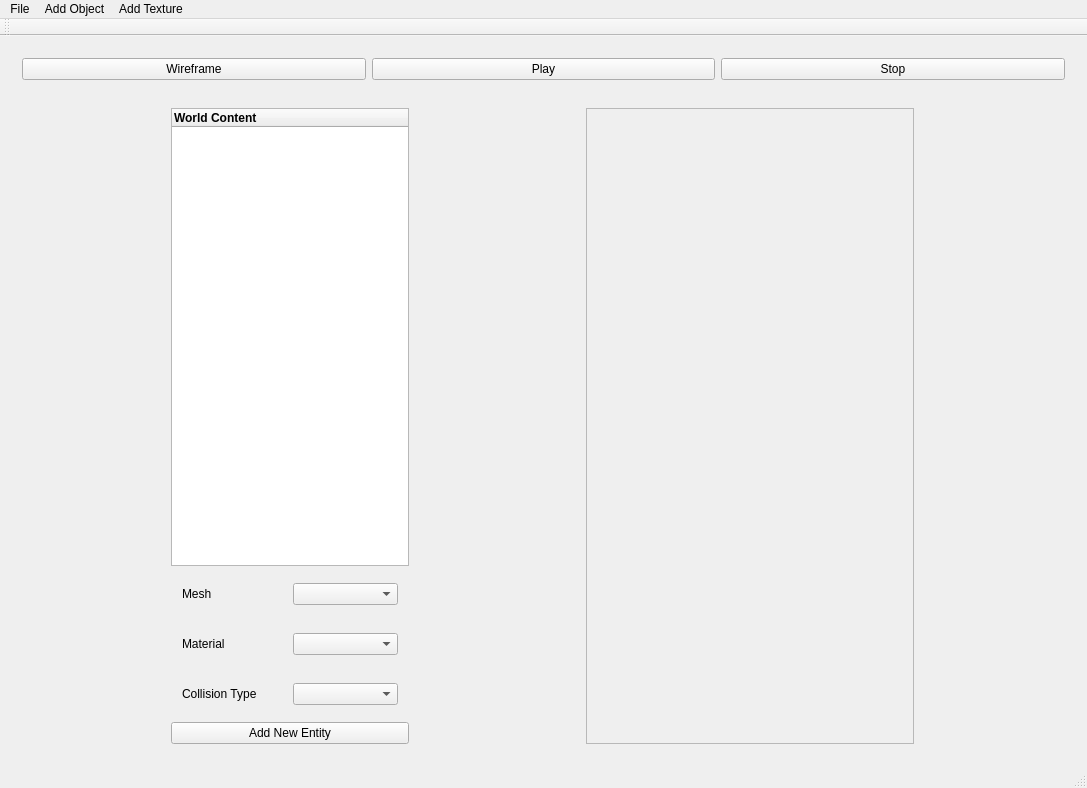
<?xml version="1.0" encoding="UTF-8"?>
<ui version="4.0">
 <class>MainWindow</class>
 <widget class="QMainWindow" name="MainWindow">
  <property name="geometry">
   <rect>
    <x>0</x>
    <y>0</y>
    <width>1087</width>
    <height>788</height>
   </rect>
  </property>
  <property name="sizePolicy">
   <sizepolicy hsizetype="Expanding" vsizetype="Expanding">
    <horstretch>0</horstretch>
    <verstretch>0</verstretch>
   </sizepolicy>
  </property>
  <property name="windowTitle">
   <string>KristinGEA</string>
  </property>
  <widget class="QWidget" name="centralWidget">
   <property name="sizePolicy">
    <sizepolicy hsizetype="Expanding" vsizetype="Expanding">
     <horstretch>0</horstretch>
     <verstretch>0</verstretch>
    </sizepolicy>
   </property>
   <layout class="QVBoxLayout" name="verticalLayout_2">
    <item>
     <widget class="QWidget" name="horizontalWidget" native="true">
      <property name="minimumSize">
       <size>
        <width>0</width>
        <height>10</height>
       </size>
      </property>
      <layout class="QHBoxLayout" name="horizontalLayout">
       <item>
        <widget class="QPushButton" name="pushButton">
         <property name="text">
          <string>Wireframe</string>
         </property>
        </widget>
       </item>
       <item>
        <widget class="QPushButton" name="PlayButton">
         <property name="text">
          <string>Play</string>
         </property>
        </widget>
       </item>
       <item>
        <widget class="QPushButton" name="StopButton">
         <property name="text">
          <string>Stop</string>
         </property>
        </widget>
       </item>
      </layout>
     </widget>
    </item>
    <item>
     <layout class="QHBoxLayout" name="mainWidget">
      <item>
       <widget class="QWidget" name="LeftContentWidget" native="true">
        <property name="maximumSize">
         <size>
          <width>260</width>
          <height>16777215</height>
         </size>
        </property>
        <layout class="QVBoxLayout" name="verticalLayout">
         <item>
          <widget class="QTreeWidget" name="treeWidgetWorldContent">
           <property name="maximumSize">
            <size>
             <width>16777215</width>
             <height>1677215</height>
            </size>
           </property>
           <column>
            <property name="text">
             <string>World Content</string>
            </property>
            <property name="font">
             <font>
              <weight>75</weight>
              <bold>true</bold>
             </font>
            </property>
           </column>
          </widget>
         </item>
         <item>
          <layout class="QVBoxLayout" name="verticalLayout_5">
           <item>
            <widget class="QWidget" name="horizontalWidget" native="true">
             <property name="minimumSize">
              <size>
               <width>0</width>
               <height>30</height>
              </size>
             </property>
             <layout class="QHBoxLayout" name="horizontalLayout_4">
              <item>
               <widget class="QLabel" name="label_2">
                <property name="text">
                 <string>Mesh</string>
                </property>
               </widget>
              </item>
              <item>
               <widget class="QComboBox" name="PreMadeEntitiesComboBox"/>
              </item>
             </layout>
            </widget>
           </item>
           <item>
            <widget class="QWidget" name="horizontalWidget" native="true">
             <property name="minimumSize">
              <size>
               <width>0</width>
               <height>30</height>
              </size>
             </property>
             <layout class="QHBoxLayout" name="horizontalLayout_5">
              <item>
               <widget class="QLabel" name="label_3">
                <property name="text">
                 <string>Material</string>
                </property>
               </widget>
              </item>
              <item>
               <widget class="QComboBox" name="MaterialTypeComboBox"/>
              </item>
             </layout>
            </widget>
           </item>
           <item>
            <widget class="QWidget" name="horizontalWidget" native="true">
             <property name="minimumSize">
              <size>
               <width>0</width>
               <height>30</height>
              </size>
             </property>
             <layout class="QHBoxLayout" name="horizontalLayout_3">
              <item>
               <widget class="QLabel" name="label">
                <property name="text">
                 <string>Collision Type</string>
                </property>
               </widget>
              </item>
              <item>
               <widget class="QComboBox" name="CollisionTypeComboBox"/>
              </item>
             </layout>
            </widget>
           </item>
           <item>
            <widget class="QPushButton" name="addEntityButton">
             <property name="text">
              <string>Add New Entity</string>
             </property>
            </widget>
           </item>
          </layout>
         </item>
        </layout>
       </widget>
      </item>
      <item>
       <layout class="QVBoxLayout" name="OpenGLLayout"/>
      </item>
      <item>
       <widget class="QWidget" name="RightContentWidget" native="true">
        <property name="minimumSize">
         <size>
          <width>200</width>
          <height>200</height>
         </size>
        </property>
        <property name="maximumSize">
         <size>
          <width>350</width>
          <height>16777215</height>
         </size>
        </property>
        <layout class="QVBoxLayout" name="verticalLayout_3">
         <item>
          <widget class="QScrollArea" name="scrollArea">
           <property name="maximumSize">
            <size>
             <width>350</width>
             <height>16777215</height>
            </size>
           </property>
           <property name="widgetResizable">
            <bool>true</bool>
           </property>
           <widget class="QWidget" name="scrollAreaWidgetContents">
            <property name="geometry">
             <rect>
              <x>0</x>
              <y>0</y>
              <width>300</width>
              <height>644</height>
             </rect>
            </property>
            <property name="maximumSize">
             <size>
              <width>300</width>
              <height>16777215</height>
             </size>
            </property>
            <layout class="QVBoxLayout" name="verticalLayout_4"/>
           </widget>
          </widget>
         </item>
        </layout>
       </widget>
      </item>
     </layout>
    </item>
   </layout>
  </widget>
  <widget class="QMenuBar" name="menuBar">
   <property name="geometry">
    <rect>
     <x>0</x>
     <y>0</y>
     <width>1087</width>
     <height>20</height>
    </rect>
   </property>
   <property name="sizePolicy">
    <sizepolicy hsizetype="Expanding" vsizetype="Minimum">
     <horstretch>0</horstretch>
     <verstretch>0</verstretch>
    </sizepolicy>
   </property>
   <widget class="QMenu" name="menuFile">
    <property name="title">
     <string>File</string>
    </property>
    <addaction name="actionAdd_file"/>
    <addaction name="actionSave_File"/>
   </widget>
   <widget class="QMenu" name="menuAdd_Object">
    <property name="title">
     <string>Add Object</string>
    </property>
    <addaction name="actionAdd_Object_From_File"/>
   </widget>
   <widget class="QMenu" name="menuAdd_Texture">
    <property name="title">
     <string>Add Texture</string>
    </property>
    <addaction name="actionAdd_From_File"/>
   </widget>
   <addaction name="menuFile"/>
   <addaction name="menuAdd_Object"/>
   <addaction name="menuAdd_Texture"/>
  </widget>
  <widget class="QToolBar" name="mainToolBar">
   <property name="sizePolicy">
    <sizepolicy hsizetype="Expanding" vsizetype="Expanding">
     <horstretch>0</horstretch>
     <verstretch>0</verstretch>
    </sizepolicy>
   </property>
   <attribute name="toolBarArea">
    <enum>TopToolBarArea</enum>
   </attribute>
   <attribute name="toolBarBreak">
    <bool>false</bool>
   </attribute>
  </widget>
  <widget class="QStatusBar" name="statusBar">
   <property name="sizePolicy">
    <sizepolicy hsizetype="Expanding" vsizetype="Expanding">
     <horstretch>0</horstretch>
     <verstretch>0</verstretch>
    </sizepolicy>
   </property>
  </widget>
  <action name="actionCube">
   <property name="text">
    <string>Cube</string>
   </property>
  </action>
  <action name="actionPlane">
   <property name="text">
    <string>Plane</string>
   </property>
  </action>
  <action name="actionBall">
   <property name="text">
    <string>Ball</string>
   </property>
  </action>
  <action name="actionAdd_file">
   <property name="text">
    <string>Load File</string>
   </property>
  </action>
  <action name="actionl">
   <property name="text">
    <string>l</string>
   </property>
  </action>
  <action name="actionAdd_Object_From_File">
   <property name="text">
    <string>Add Object From File</string>
   </property>
  </action>
  <action name="actionSave_File">
   <property name="text">
    <string>Save File</string>
   </property>
  </action>
  <action name="actionAdd_From_File">
   <property name="text">
    <string>Add From File</string>
   </property>
  </action>
 </widget>
 <layoutdefault spacing="6" margin="11"/>
 <resources/>
 <connections/>
</ui>
